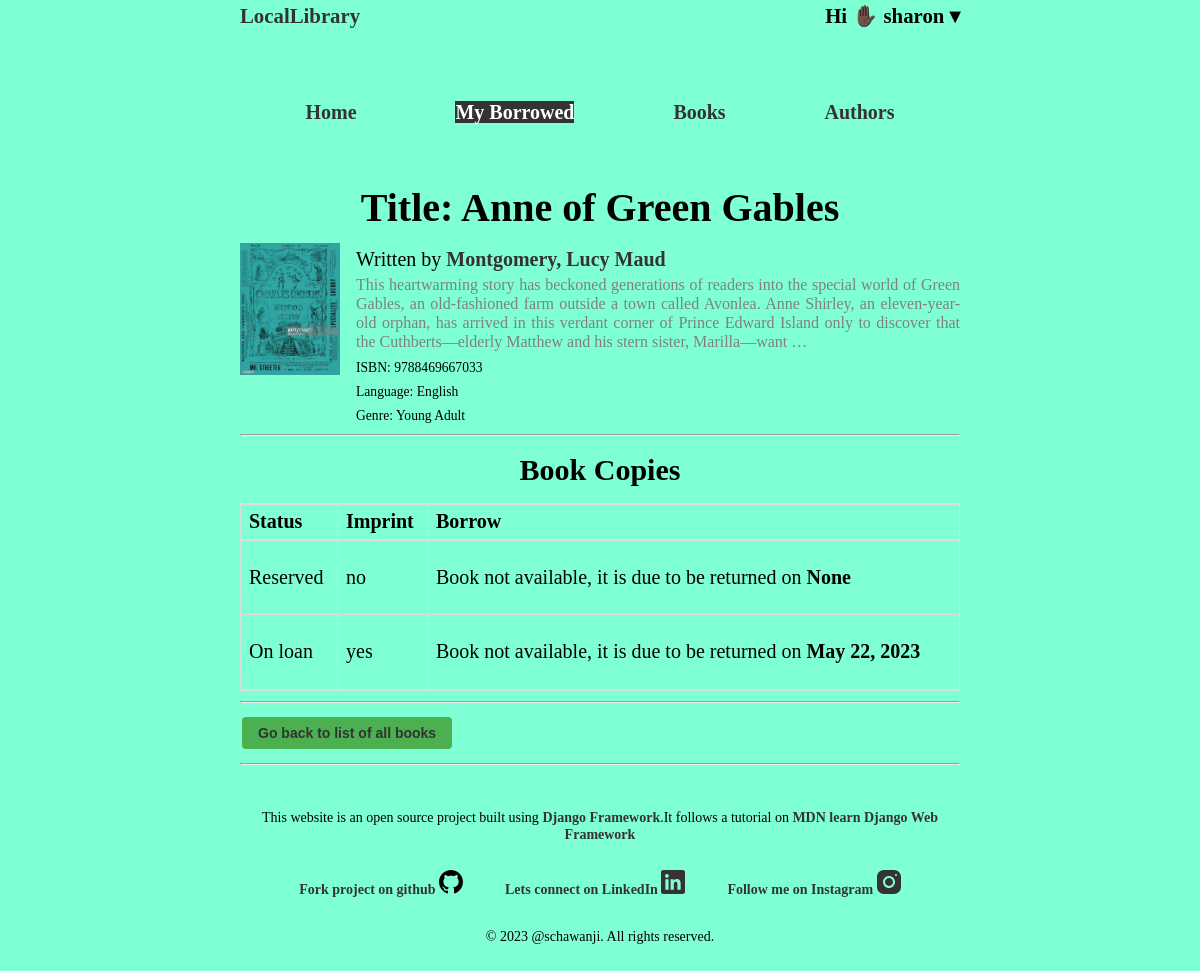
/catalog/book/3 (signed in), run on the app's committed database.
### catalog/models.py (models this page shows, shortened)
class Book(models.Model):
    title = models.CharField(max_length=200)
    author = models.ForeignKey('Author', on_delete=models.SET_NULL, null=True,related_name='books')
    summary = models.TextField(max_length=1000, help_text='Enter a brief description of the book')
    isbn = models.CharField('ISBN', max_length=13, unique=True,
                             help_text='13 Character <a href="https://www.isbn-international.org/content/what-isbn">ISBN number</a>')
    genre = models.ManyToManyField(Genre, help_text='Select a genre for this book')
    language =models.ForeignKey(Language,on_delete=models.PROTECT,null=True,blank=True)
    image = models.ImageField(upload_to='images/',null=True)
    class Meta:
        verbose_name = 'book'
        verbose_name_plural = 'books'
    def display_genre(self):
       return ', '.join(genre.name for genre in self.genre.all()[:3])
    display_genre.short_description = 'Genre'

class Author(models.Model):
    first_name = models.CharField(max_length=100)
    last_name = models.CharField(max_length=100)
    date_of_birth = models.DateField(null=True, blank=True)
    date_of_death = models.DateField('Died', null=True, blank=True)
    image = models.ImageField(upload_to='images/',null=True)
    class Meta:
        ordering = ['last_name']
    def get_absolute_url(self):
        return reverse('author-detail', args=[str(self.id)])
    def __str__(self):
        return f'{self.last_name}, {self.first_name}'

class Language(models.Model):
   name=models.CharField(max_length=200)
   def __str__(self):
      return self.name

class Genre(models.Model):
    name = models.CharField(max_length=200, help_text='Enter a book genre (e.g. Science Fiction)')
    def __str__(self):
     return self.name

class BookInstance(models.Model):
   id=models.UUIDField(primary_key=True, default=uuid.uuid4, help_text='Unique ID for this particular book across whole library')
   due_back=models.DateField(null=True,blank=True)
   book=models.ForeignKey(Book,on_delete=models.PROTECT,null=True)
   imprint=models.CharField(max_length=200)
   borrower = models.ForeignKey(User, on_delete=models.SET_NULL, null=True, blank=True)
   LOAN_STATUS = (
        ('m', 'Maintenance'),
        ('o', 'On loan'),
        ('a', 'Available'),
        ('r', 'Reserved'),
    )
   status=models.CharField(max_length=1,
        choices=LOAN_STATUS,
        blank=True,
        default='m',
        help_text='Book availability',)
   class Meta:
      ordering=['due_back']
      permissions = (("can_mark_returned", "Set book as returned"),)

### catalog/views.py (the view)
# urls.py: path('book/<int:pk>', views.BookDetail.as_view(),name='book-detail'),
class BookDetail(LoginRequiredMixin,DetailView):
    model= models.Book
    template_name='catalog/book-detail.html'

### catalog/templates/catalog/book-detail.html (shortened to what this page needs)
{% extends 'base.html' %}
{% block content %}
<h1 class="book-title">Title: {{ book.title }} </h1>
<div class="book-detail">
  <div><img src="{{ book.image.url }}" alt="" srcset=""></div>
<ul>
    <li class="book-author"> Written by <a href="{{ book.author.get_absolute_url }}"> {{ book.author }}</a></li>
    <li class="book-summary">{{ book.summary|truncatewords:50 }}</li>
    <li class="book-isbn">ISBN: {{ book.isbn }}</li>
    <li class="book-language">Language: {{ book.language }}</li>
    <li class="book-genre">Genre: {{ book.genre.all|join:", " }}</li>
</ul>
</div>
<hr>
<h2>Book Copies</h2>
<table class="book-instances">
  <thead>
    <tr>
      <th>Status</th>
      <th>Imprint</th>
      <th>Borrow</th>
    </tr>
  </thead>
  <tbody>
    {% for copy in book.bookinstance_set.all %}
    <tr>
      <td>{{ copy.get_status_display }}</td>
      <td>{{ copy.imprint }}</td>
      <td>
        {% if copy.status == 'a' %}
        <form method="post" action="{% url 'borrow-book-user' copy.id %}">
          {% csrf_token %}
          <button type="submit">Borrow this book</button>
        </form>
        {% else %}
        <p>Book not available, it is due to be returned on <strong>{{copy.due_back}}</strong></p>
        {% endif %}
      </td>
    </tr>
    {% endfor %}
  </tbody>
</table>
<hr>
<button><a href="{% url 'books' %}"> Go back to list of all books</a></button>
{% endblock %}

### catalog/templates/base.html (shortened to what this page needs)
<!DOCTYPE html>
<html lang="en">
<head>
  {% load static %}
  <link rel="stylesheet" href="{% static 'css/style.css'%}">
</head>
<body>
  <header>
    <nav class="navbar">
      <ul class="logo">
        <li><a href="{% url 'home' %}">LocalLibrary</a> </li>
        {% if user.is_authenticated %}
        <li class="dropdown">
          <div class="welcome-message">Hi ✋🏿 <strong>{{ user.get_username }} &#9662;</strong></div>
        </li>
      </ul>
      <div class="menu" id="menu">
        <ul class="menu-items">
          <li><a href="{% url 'home' %}">Home</a></li>
          <li><a href="{% url 'my-borrowed' %}" class="active">My Borrowed</a></li>
          <li><a href="{% url 'books' %}">Books</a></li>
          <li><a href="{% url 'authors' %}">Authors</a></li>
        </ul>
      </div>
    </nav>
    {% else %}
    <li><a href="{% url 'login' %}?next={{ request.path }}">Login</a>/<a href="{% url 'signup'%}">Register</a></li>
    </ul>
    {% endif %}
  </header>
  <main>
    {% block content %}{% endblock %}
  </main>
  <hr>
  <footer>
    <div class="footer-content">
      <p>This website is an open source project built using <a href="https://www.djangoproject.com/">Django
          Framework</a>.It follows a tutorial on <a
          href="https://developer.mozilla.org/en-US/docs/Learn/Server-side/Django/Introduction">MDN learn Django Web
          Framework</a> </p>
      <ul class="footer-links">
        <li>
          <a href="https://github.com/schawanji/locallibrary">Fork project on github
          </a>
        </li>
        <li>
          <a href="https://www.linkedin.com/in/schawanji/">Lets connect on LinkedIn
          </a>
        </li>
        <li>
          <a href="https://www.instagram.com/schawanji/">Follow me on Instagram
            </a>
        </li>
      </ul>
      <p>&copy; 2023 @schawanji. All rights reserved.</p>
    </div>
  </footer>
</body>
</html>

### catalog/static/css/style.css (style rules this page uses)
body { background-color: aquamarine; margin: 0 auto; width: 60%; line-height: 1.1rem; font-size:20px; box-sizing: border-box; }
ul { list-style: none; padding: 0; margin: 0; line-height: 1rem; }
li { list-style: none; padding-top: 0.5rem; line-height: 1rem; }
a { text-decoration: none; color: #333; font-weight: 700; }
a.active { background-color: #333; color: #fff; }
h1, h2 { text-align: center; }
img { width: 100px; height: auto; }
.menu { padding: 1rem; margin-bottom: 3rem; }
nav ul { list-style-type: none; margin: 0; padding: 0; display: flex; justify-content: space-around; }
nav li { position: relative; }
.logo { list-style: none; display: flex; justify-content: space-between; font-size: 1.3rem; margin-bottom: 3rem; font-weight: 700; position: relative; }
ul .book-genre { color: #000; }
.book-detail { display: flex; text-align: justify; justify-content: space-between; }
.book-detail ul { padding-left: 1rem; }
.book-title { line-height: 1rem; font-weight: 700; }
.book-summary { line-height: 1.2rem; text-align: justify; font-size: 1rem; color: gray; }
.book-isbn, .book-language, .book-genre { font-size: 0.85rem; }
.menu li { padding: 1rem; }
.menu a { text-decoration: none; }
table { border-collapse: collapse; width: 100%; }
td, th { border: 1px solid #ddd; text-align: left; padding: 8px; }
tr:first-child { border-top: 2px solid #ddd; }
tr:last-child { border-bottom: 2px solid #ddd; }
button { background-color: #4CAF50; border: none; color: white; padding: 8px 16px; text-align: center; text-decoration: none; display: inline-block; font-size: 14px; margin: 4px 2px; cursor: pointer; border-radius: 4px; }
footer { padding: 20px; text-align: center; }
.footer-content { max-width: 800px; margin: 0 auto; }
.footer-content p { margin-bottom: 10px; font-size: 14px; }
.footer-links { list-style-type: none; padding: 0; margin: 0; display: flex; justify-content: center; gap: 10px; font-size: 14px; }
.footer-links li { padding: 1rem; }
.footer-links li a { color: #333; text-decoration: none; }

### data on the page
Book: title "Anne of Green Gables", image (picture), author "Montgomery, Lucy Maud", summary "This heartwarming story has beckoned generations of readers into the special world of Green Gables, an old-fashioned farm outside a town called Avonlea. Anne Shirley, an eleven-year-old orphan, has arrived in this verdant corner of Prince Edward Island only to discover that the Cuthberts—elderly Matthew and his stern sister, Marilla—want …", isbn "9788469667033", language "English", genre.all "Young Adult"
BookInstance: status "Reserved", imprint "no", due_back "None"
BookInstance: status "On loan", imprint "yes", due_back "May 22, 2023"

### other printed values
{{ user.get_username }} "sharon"
